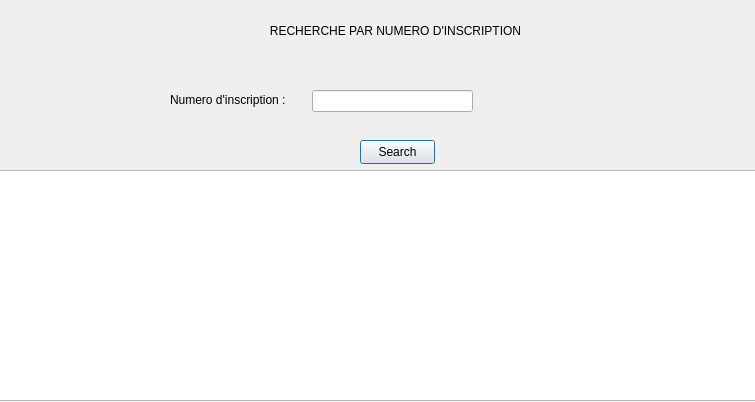
<?xml version="1.0" encoding="UTF-8"?>
<ui version="4.0">
 <class>Dialog</class>
 <widget class="QDialog" name="Dialog">
  <property name="geometry">
   <rect>
    <x>0</x>
    <y>0</y>
    <width>755</width>
    <height>402</height>
   </rect>
  </property>
  <property name="windowTitle">
   <string>Dialog</string>
  </property>
  <property name="styleSheet">
   <string notr="true">QProgressBar:horizontal {
    border: 1px solid #3A3939;
    text-align: center;
    padding: 1px;
    background: #201F1F;
}
QProgressBar::chunk:horizontal {
    background-color: qlineargradient(spread:reflect, x1:1, y1:0.545, x2:1, y2:0, stop:0 rgba(28, 66, 111, 255), stop:1 rgba(37, 87, 146, 255));
}

QToolTip
{
    border: 1px solid #3A3939;
    background-color: rgb(90, 102, 117);;
    color: white;
    padding: 1px;
    opacity: 200;
}

QWidget
{
    color: silver;
    background-color: #302F2F;
    selection-background-color:#3d8ec9;
    selection-color: black;
    background-clip: border;
    border-image: none;
    outline: 0;
}

QWidget:item:hover
{
    background-color: #78879b;
    color: black;
}

QWidget:item:selected
{
    background-color: #3d8ec9;
}

QCheckBox
{
    spacing: 5px;
    outline: none;
    color: #bbb;
    margin-bottom: 2px;
}

QCheckBox:disabled
{
    color: #777777;
}
QCheckBox::indicator,
QGroupBox::indicator
{
    width: 18px;
    height: 18px;
}
QGroupBox::indicator
{
    margin-left: 2px;
}

QCheckBox::indicator:unchecked,
QCheckBox::indicator:unchecked:hover,
QGroupBox::indicator:unchecked,
QGroupBox::indicator:unchecked:hover
{
    image: url(:/dark_blue/img/checkbox_unchecked.png);
}

QCheckBox::indicator:unchecked:focus,
QCheckBox::indicator:unchecked:pressed,
QGroupBox::indicator:unchecked:focus,
QGroupBox::indicator:unchecked:pressed
{
  border: none;
    image: url(:/dark_blue/img/checkbox_unchecked_focus.png);
}

QCheckBox::indicator:checked,
QCheckBox::indicator:checked:hover,
QGroupBox::indicator:checked,
QGroupBox::indicator:checked:hover
{
    image: url(:/dark_blue/img/checkbox_checked.png);
}

QCheckBox::indicator:checked:focus,
QCheckBox::indicator:checked:pressed,
QGroupBox::indicator:checked:focus,
QGroupBox::indicator:checked:pressed
{
  border: none;
    image: url(:/dark_blue/img/checkbox_checked_focus.png);
}

QCheckBox::indicator:indeterminate,
QCheckBox::indicator:indeterminate:hover,
QCheckBox::indicator:indeterminate:pressed
QGroupBox::indicator:indeterminate,
QGroupBox::indicator:indeterminate:hover,
QGroupBox::indicator:indeterminate:pressed
{
    image: url(:/dark_blue/img/checkbox_indeterminate.png);
}

QCheckBox::indicator:indeterminate:focus,
QGroupBox::indicator:indeterminate:focus
{
    image: url(:/dark_blue/img/checkbox_indeterminate_focus.png);
}

QCheckBox::indicator:checked:disabled,
QGroupBox::indicator:checked:disabled
{
    image: url(:/dark_blue/img/checkbox_checked_disabled.png);
}

QCheckBox::indicator:unchecked:disabled,
QGroupBox::indicator:unchecked:disabled
{
    image: url(:/dark_blue/img/checkbox_unchecked_disabled.png);
}

QRadioButton
{
    spacing: 5px;
    outline: none;
    color: #bbb;
    margin-bottom: 2px;
}

QRadioButton:disabled
{
    color: #777777;
}
QRadioButton::indicator
{
    width: 21px;
    height: 21px;
}

QRadioButton::indicator:unchecked,
QRadioButton::indicator:unchecked:hover
{
    image: url(:/dark_blue/img/radio_unchecked.png);
}

QRadioButton::indicator:unchecked:focus,
QRadioButton::indicator:unchecked:pressed
{
  border: none;
  outline: none;
    image: url(:/dark_blue/img/radio_unchecked_focus.png);
}

QRadioButton::indicator:checked,
QRadioButton::indicator:checked:hover
{
  border: none;
  outline: none;
    image: url(:/dark_blue/img/radio_checked.png);
}

QRadioButton::indicator:checked:focus,
QRadioButton::indicato::menu-arrowr:checked:pressed
{
  border: none;
  outline: none;
    image: url(:/dark_blue/img/radio_checked_focus.png);
}

QRadioButton::indicator:indeterminate,
QRadioButton::indicator:indeterminate:hover,
QRadioButton::indicator:indeterminate:pressed
{
        image: url(:/dark_blue/img/radio_indeterminate.png);
}

QRadioButton::indicator:checked:disabled
{
  outline: none;
  image: url(:/dark_blue/img/radio_checked_disabled.png);
}

QRadioButton::indicator:unchecked:disabled
{
    image: url(:/dark_blue/img/radio_unchecked_disabled.png);
}


QMenuBar
{
    background-color: #302F2F;
    color: silver;
}

QMenuBar::item
{
    background: transparent;
}

QMenuBar::item:selected
{
    background: transparent;
    border: 1px solid #3A3939;
}

QMenuBar::item:pressed
{
    border: 1px solid #3A3939;
    background-color: #3d8ec9;
    color: black;
    margin-bottom:-1px;
    padding-bottom:1px;
}

QMenu
{
    border: 1px solid #3A3939;
    color: silver;
    margin: 1px;
}

QMenu::icon
{
    margin: 1px;
}

QMenu::item
{
    padding: 2px 2px 2px 25px;
    margin-left: 5px;
    border: 1px solid transparent; /* reserve space for selection border */
}

QMenu::item:selected
{
    color: black;
}

QMenu::separator {
    height: 2px;
    background: lightblue;
    margin-left: 10px;
    margin-right: 5px;
}

QMenu::indicator {
    width: 16px;
    height: 16px;
}

/* non-exclusive indicator = check box style indicator
   (see QActionGroup::setExclusive) */
QMenu::indicator:non-exclusive:unchecked {
    image: url(:/dark_blue/img/checkbox_unchecked.png);
}

QMenu::indicator:non-exclusive:unchecked:selected {
    image: url(:/dark_blue/img/checkbox_unchecked_disabled.png);
}

QMenu::indicator:non-exclusive:checked {
    image: url(:/dark_blue/img/checkbox_checked.png);
}

QMenu::indicator:non-exclusive:checked:selected {
    image: url(:/dark_blue/img/checkbox_checked_disabled.png);
}

/* exclusive indicator = radio button style indicator (see QActionGroup::setExclusive) */
QMenu::indicator:exclusive:unchecked {
    image: url(:/dark_blue/img/radio_unchecked.png);
}

QMenu::indicator:exclusive:unchecked:selected {
    image: url(:/dark_blue/img/radio_unchecked_disabled.png);
}

QMenu::indicator:exclusive:checked {
    image: url(:/dark_blue/img/radio_checked.png);
}

QMenu::indicator:exclusive:checked:selected {
    image: url(:/dark_blue/img/radio_checked_disabled.png);
}

QMenu::right-arrow {
    margin: 5px;
    image: url(:/dark_blue/img/right_arrow.png)
}


QWidget:disabled
{
    color: #808080;
    background-color: #302F2F;
}

QAbstractItemView
{
    alternate-background-color: #3A3939;
    color: silver;
    border: 1px solid 3A3939;
    border-radius: 2px;
    padding: 1px;
}

QWidget:focus, QMenuBar:focus
{
    border: 1px solid #78879b;
}

QTabWidget:focus, QCheckBox:focus, QRadioButton:focus, QSlider:focus
{
    border: none;
}

QLineEdit
{
    background-color: #201F1F;
    padding: 2px;
    border-style: solid;
    border: 1px solid #3A3939;
    border-radius: 2px;
    color: silver;
}

QGroupBox {
    border:1px solid #3A3939;
    border-radius: 2px;
    margin-top: 20px;
    background-color: #302F2F;
    color: silver;
}

QGroupBox::title {
    subcontrol-origin: margin;
    subcontrol-position: top center;
    padding-left: 10px;
    padding-right: 10px;
    padding-top: 10px;
}

QAbstractScrollArea
{
    border-radius: 2px;
    border: 1px solid #3A3939;
    background-color: transparent;
}

QScrollBar:horizontal
{
    height: 15px;
    margin: 3px 15px 3px 15px;
    border: 1px transparent #2A2929;
    border-radius: 4px;
    background-color: #2A2929;
}

QScrollBar::handle:horizontal
{
    background-color: #605F5F;
    min-width: 5px;
    border-radius: 4px;
}

QScrollBar::add-line:horizontal
{
    margin: 0px 3px 0px 3px;
    border-image: url(:/dark_blue/img/right_arrow_disabled.png);
    width: 10px;
    height: 10px;
    subcontrol-position: right;
    subcontrol-origin: margin;
}

QScrollBar::sub-line:horizontal
{
    margin: 0px 3px 0px 3px;
    border-image: url(:/dark_blue/img/left_arrow_disabled.png);
    height: 10px;
    width: 10px;
    subcontrol-position: left;
    subcontrol-origin: margin;
}

QScrollBar::add-line:horizontal:hover,QScrollBar::add-line:horizontal:on
{
    border-image: url(:/dark_blue/img/right_arrow.png);
    height: 10px;
    width: 10px;
    subcontrol-position: right;
    subcontrol-origin: margin;
}


QScrollBar::sub-line:horizontal:hover, QScrollBar::sub-line:horizontal:on
{
    border-image: url(:/dark_blue/img/left_arrow.png);
    height: 10px;
    width: 10px;
    subcontrol-position: left;
    subcontrol-origin: margin;
}

QScrollBar::up-arrow:horizontal, QScrollBar::down-arrow:horizontal
{
    background: none;
}


QScrollBar::add-page:horizontal, QScrollBar::sub-page:horizontal
{
    background: none;
}

QScrollBar:vertical
{
    background-color: #2A2929;
    width: 15px;
    margin: 15px 3px 15px 3px;
    border: 1px transparent #2A2929;
    border-radius: 4px;
}

QScrollBar::handle:vertical
{
    background-color: #605F5F;
    min-height: 5px;
    border-radius: 4px;
}

QScrollBar::sub-line:vertical
{
    margin: 3px 0px 3px 0px;
    border-image: url(:/dark_blue/img/up_arrow_disabled.png);
    height: 10px;
    width: 10px;
    subcontrol-position: top;
    subcontrol-origin: margin;
}

QScrollBar::add-line:vertical
{
    margin: 3px 0px 3px 0px;
    border-image: url(:/dark_blue/img/down_arrow_disabled.png);
    height: 10px;
    width: 10px;
    subcontrol-position: bottom;
    subcontrol-origin: margin;
}

QScrollBar::sub-line:vertical:hover,QScrollBar::sub-line:vertical:on
{

    border-image: url(:/dark_blue/img/up_arrow.png);
    height: 10px;
    width: 10px;
    subcontrol-position: top;
    subcontrol-origin: margin;
}


QScrollBar::add-line:vertical:hover, QScrollBar::add-line:vertical:on
{
    border-image: url(:/dark_blue/img/down_arrow.png);
    height: 10px;
    width: 10px;
    subcontrol-position: bottom;
    subcontrol-origin: margin;
}

QScrollBar::up-arrow:vertical, QScrollBar::down-arrow:vertical
{
    background: none;
}


QScrollBar::add-page:vertical, QScrollBar::sub-page:vertical
{
    background: none;
}

QTextEdit
{
    background-color: #201F1F;
    color: silver;
    border: 1px solid #3A3939;
}

QPlainTextEdit
{
    background-color: #201F1F;;
    color: silver;
    border-radius: 2px;
    border: 1px solid #3A3939;
}

QHeaderView::section
{
    background-color: #3A3939;
    color: silver;
    padding-left: 4px;
    border: 1px solid #6c6c6c;
}

QSizeGrip {
    image: url(:/dark_blue/img/sizegrip.png);
    width: 12px;
    height: 12px;
}

QMainWindow
{
    background-color: #302F2F;

}

QMainWindow::separator
{
    background-color: #302F2F;
    color: white;
    padding-left: 4px;
    spacing: 2px;
    border: 1px dashed #3A3939;
}

QMainWindow::separator:hover
{

    background-color: #787876;
    color: white;
    padding-left: 4px;
    border: 1px solid #3A3939;
    spacing: 2px;
}


QMenu::separator
{
    height: 1px;
    background-color: #3A3939;
    color: white;
    padding-left: 4px;
    margin-left: 10px;
    margin-right: 5px;
}


QFrame
{
    border-radius: 2px;
    border: 1px solid #444;
}

QFrame[frameShape=&quot;0&quot;]
{
    border-radius: 2px;
    border: 1px transparent #444;
}

QStackedWidget
{
    background-color: #302F2F;
    border: 1px transparent black;
}

QToolBar {
    border: 1px transparent #393838;
    background: 1px solid #302F2F;
    font-weight: bold;
}

QToolBar::handle:horizontal {
    image: url(:/dark_blue/img/Hmovetoolbar.png);
}
QToolBar::handle:vertical {
    image: url(:/dark_blue/img/Vmovetoolbar.png);
}
QToolBar::separator:horizontal {
    image: url(:/dark_blue/img/Hsepartoolbar.png);
}
QToolBar::separator:vertical {
    image: url(:/dark_blue/img/Vsepartoolbars.png);
}

QPushButton
{
    color: silver;
    background-color: #302F2F;
    border-width: 2px;
    border-color: #4A4949;
    border-style: solid;
    padding-top: 2px;
    padding-bottom: 2px;
    padding-left: 10px;
    padding-right: 10px;
    border-radius: 4px;
    /* outline: none; */
    /* min-width: 40px; */
}

QPushButton:disabled
{
    background-color: #302F2F;
    border-width: 2px;
    border-color: #3A3939;
    border-style: solid;
    padding-top: 2px;
    padding-bottom: 2px;
    padding-left: 10px;
    padding-right: 10px;
    /*border-radius: 2px;*/
    color: #808080;
}

QPushButton:focus {
    background-color: #3d8ec9;
    color: white;
}

QComboBox
{
    selection-background-color: #3d8ec9;
    background-color: #201F1F;
    border-style: solid;
    border: 1px solid #3A3939;
    border-radius: 2px;
    padding: 2px;
    min-width: 75px;
}

QPushButton:checked{
    background-color: #4A4949;
    border-color: #6A6969;
}

QPushButton:hover {
    border: 2px solid #78879b;
    color: silver;
}

QComboBox:hover, QAbstractSpinBox:hover,QLineEdit:hover,QTextEdit:hover,QPlainTextEdit:hover,QAbstractView:hover,QTreeView:hover
{
    border: 1px solid #78879b;
    color: silver;
}

QComboBox:on
{
    background-color: #626873;
    padding-top: 3px;
    padding-left: 4px;
    selection-background-color: #4a4a4a;
}

QComboBox QAbstractItemView
{
    background-color: #201F1F;
    border-radius: 2px;
    border: 1px solid #444;
    selection-background-color: #3d8ec9;
    color: silver;
}

QComboBox::drop-down
{
    subcontrol-origin: padding;
    subcontrol-position: top right;
    width: 15px;

    border-left-width: 0px;
    border-left-color: darkgray;
    border-left-style: solid;
    border-top-right-radius: 3px;
    border-bottom-right-radius: 3px;
}

QComboBox::down-arrow
{
    image: url(:/dark_blue/img/down_arrow_disabled.png);
}

QComboBox::down-arrow:on, QComboBox::down-arrow:hover,
QComboBox::down-arrow:focus
{
    image: url(:/dark_blue/img/down_arrow.png);
}

QPushButton:pressed
{
    background-color: #484846;
}

QAbstractSpinBox {
    padding-top: 2px;
    padding-bottom: 2px;
    border: 1px solid #3A3939;
    background-color: #201F1F;
    color: silver;
    border-radius: 2px;
    min-width: 75px;
}

QAbstractSpinBox:up-button
{
    background-color: transparent;
    subcontrol-origin: border;
    subcontrol-position: top right;
}

QAbstractSpinBox:down-button
{
    background-color: transparent;
    subcontrol-origin: border;
    subcontrol-position: bottom right;
}

QAbstractSpinBox::up-arrow,QAbstractSpinBox::up-arrow:disabled,QAbstractSpinBox::up-arrow:off {
    image: url(:/dark_blue/img/up_arrow_disabled.png);
    width: 10px;
    height: 10px;
}
QAbstractSpinBox::up-arrow:hover
{
    image: url(:/dark_blue/img/up_arrow.png);
}


QAbstractSpinBox::down-arrow,QAbstractSpinBox::down-arrow:disabled,QAbstractSpinBox::down-arrow:off
{
    image: url(:/dark_blue/img/down_arrow_disabled.png);
    width: 10px;
    height: 10px;
}
QAbstractSpinBox::down-arrow:hover
{
    image: url(:/dark_blue/img/down_arrow.png);
}


QLabel
{
    border: 0px solid black;
}

QTabWidget{
    border: 1px transparent black;
}

QTabWidget::pane {
    border: 1px solid #444;
    border-radius: 3px;
    padding: 3px;
}

QTabBar
{
    qproperty-drawBase: 0;
    left: 5px; /* move to the right by 5px */
}

QTabBar:focus
{
    border: 0px transparent black;
}

QTabBar::close-button  {
    image: url(:/dark_blue/img/close.png);
    background: transparent;
}

QTabBar::close-button:hover
{
    image: url(:/dark_blue/img/close-hover.png);
    background: transparent;
}

QTabBar::close-button:pressed {
    image: url(:/dark_blue/img/close-pressed.png);
    background: transparent;
}

/* TOP TABS */
QTabBar::tab:top {
    color: #b1b1b1;
    border: 1px solid #4A4949;
    border-bottom: 1px transparent black;
    background-color: #302F2F;
    padding: 5px;
    border-top-left-radius: 2px;
    border-top-right-radius: 2px;
}

QTabBar::tab:top:!selected
{
    color: #b1b1b1;
    background-color: #201F1F;
    border: 1px transparent #4A4949;
    border-bottom: 1px transparent #4A4949;
    border-top-left-radius: 0px;
    border-top-right-radius: 0px;
}

QTabBar::tab:top:!selected:hover {
    background-color: #48576b;
}

/* BOTTOM TABS */
QTabBar::tab:bottom {
    color: #b1b1b1;
    border: 1px solid #4A4949;
    border-top: 1px transparent black;
    background-color: #302F2F;
    padding: 5px;
    border-bottom-left-radius: 2px;
    border-bottom-right-radius: 2px;
}

QTabBar::tab:bottom:!selected
{
    color: #b1b1b1;
    background-color: #201F1F;
    border: 1px transparent #4A4949;
    border-top: 1px transparent #4A4949;
    border-bottom-left-radius: 0px;
    border-bottom-right-radius: 0px;
}

QTabBar::tab:bottom:!selected:hover {
    background-color: #78879b;
}

/* LEFT TABS */
QTabBar::tab:left {
    color: #b1b1b1;
    border: 1px solid #4A4949;
    border-left: 1px transparent black;
    background-color: #302F2F;
    padding: 5px;
    border-top-right-radius: 2px;
    border-bottom-right-radius: 2px;
}

QTabBar::tab:left:!selected
{
    color: #b1b1b1;
    background-color: #201F1F;
    border: 1px transparent #4A4949;
    border-right: 1px transparent #4A4949;
    border-top-right-radius: 0px;
    border-bottom-right-radius: 0px;
}

QTabBar::tab:left:!selected:hover {
    background-color: #48576b;
}


/* RIGHT TABS */
QTabBar::tab:right {
    color: #b1b1b1;
    border: 1px solid #4A4949;
    border-right: 1px transparent black;
    background-color: #302F2F;
    padding: 5px;
    border-top-left-radius: 2px;
    border-bottom-left-radius: 2px;
}

QTabBar::tab:right:!selected
{
    color: #b1b1b1;
    background-color: #201F1F;
    border: 1px transparent #4A4949;
    border-right: 1px transparent #4A4949;
    border-top-left-radius: 0px;
    border-bottom-left-radius: 0px;
}

QTabBar::tab:right:!selected:hover {
    background-color: #48576b;
}

QTabBar QToolButton::right-arrow:enabled {
     image: url(:/dark_blue/img/right_arrow.png);
 }

 QTabBar QToolButton::left-arrow:enabled {
     image: url(:/dark_blue/img/left_arrow.png);
 }

QTabBar QToolButton::right-arrow:disabled {
     image: url(:/dark_blue/img/right_arrow_disabled.png);
 }

 QTabBar QToolButton::left-arrow:disabled {
     image: url(:/dark_blue/img/left_arrow_disabled.png);
 }


QDockWidget {
    border: 1px solid #403F3F;
    titlebar-close-icon: url(:/dark_blue/img/close.png);
    titlebar-normal-icon: url(:/dark_blue/img/undock.png);
}

QDockWidget::close-button, QDockWidget::float-button {
    border: 1px solid transparent;
    border-radius: 2px;
    background: transparent;
}

QDockWidget::close-button:hover, QDockWidget::float-button:hover {
    background: rgba(255, 255, 255, 10);
}

QDockWidget::close-button:pressed, QDockWidget::float-button:pressed {
    padding: 1px -1px -1px 1px;
    background: rgba(255, 255, 255, 10);
}

QTreeView, QListView, QTextBrowser, AtLineEdit, AtLineEdit::hover {
    border: 1px solid #444;
    background-color: silver;
    border-radius: 3px;
    margin-left: 3px;
    color: black;
}

QTreeView:branch:selected, QTreeView:branch:hover {
    background: url(:/dark_blue/img/transparent.png);
}

QTreeView::branch:has-siblings:!adjoins-item {
    border-image: url(:/dark_blue/img/transparent.png);
}

QTreeView::branch:has-siblings:adjoins-item {
    border-image: url(:/dark_blue/img/transparent.png);
}

QTreeView::branch:!has-children:!has-siblings:adjoins-item {
    border-image: url(:/dark_blue/img/transparent.png);
}

QTreeView::branch:has-children:!has-siblings:closed,
QTreeView::branch:closed:has-children:has-siblings {
    image: url(:/dark_blue/img/branch_closed.png);
}

QTreeView::branch:open:has-children:!has-siblings,
QTreeView::branch:open:has-children:has-siblings  {
    image: url(:/dark_blue/img/branch_open.png);
}

QTreeView::branch:has-children:!has-siblings:closed:hover,
QTreeView::branch:closed:has-children:has-siblings:hover {
    image: url(:/dark_blue/img/branch_closed-on.png);
    }

QTreeView::branch:open:has-children:!has-siblings:hover,
QTreeView::branch:open:has-children:has-siblings:hover  {
    image: url(:/dark_blue/img/branch_open-on.png);
    }

QListView::item:!selected:hover, QListView::item:!selected:hover, QTreeView::item:!selected:hover  {
    background: rgba(0, 0, 0, 0);
    outline: 0;
    color: #FFFFFF
}

QListView::item:selected:hover, QListView::item:selected:hover, QTreeView::item:selected:hover  {
    background: #3d8ec9;
    color: #FFFFFF;
}

QSlider::groove:horizontal {
    border: 1px solid #3A3939;
    height: 8px;
    background: #201F1F;
    margin: 2px 0;
    border-radius: 2px;
}

QSlider::handle:horizontal {
    background: QLinearGradient( x1: 0, y1: 0, x2: 0, y2: 1,
      stop: 0.0 silver, stop: 0.2 #a8a8a8, stop: 1 #727272);
    border: 1px solid #3A3939;
    width: 14px;
    height: 14px;
    margin: -4px 0;
    border-radius: 2px;
}

QSlider::groove:vertical {
    border: 1px solid #3A3939;
    width: 8px;
    background: #201F1F;
    margin: 0 0px;
    border-radius: 2px;
}

QSlider::handle:vertical {
    background: QLinearGradient( x1: 0, y1: 0, x2: 0, y2: 1, stop: 0.0 silver,
    stop: 0.2 #a8a8a8, stop: 1 #727272);
    border: 1px solid #3A3939;
    width: 14px;
    height: 14px;
    margin: 0 -4px;
    border-radius: 2px;
}

QToolButton {
    /*  background-color: transparent; */
    border: 2px transparent #4A4949;
    border-radius: 4px;
    background-color: dimgray;
    margin: 2px;
    padding: 2px;
}

QToolButton[popupMode=&quot;1&quot;] { /* only for MenuButtonPopup */
 padding-right: 20px; /* make way for the popup button */
 border: 2px transparent #4A4949;
 border-radius: 4px;
}

QToolButton[popupMode=&quot;2&quot;] { /* only for InstantPopup */
 padding-right: 10px; /* make way for the popup button */
 border: 2px transparent #4A4949;
}


QToolButton:hover, QToolButton::menu-button:hover {
    border: 2px solid #78879b;
}

QToolButton:checked, QToolButton:pressed,
    QToolButton::menu-button:pressed {
    background-color: #4A4949;
    border: 2px solid #78879b;
}

/* the subcontrol below is used only in the InstantPopup or DelayedPopup mode */
QToolButton::menu-indicator {
    image: url(:/dark_blue/img/down_arrow.png);
    top: -7px; left: -2px; /* shift it a bit */
}

/* the subcontrols below are used only in the MenuButtonPopup mode */
QToolButton::menu-button {
    border: 1px transparent #4A4949;
    border-top-right-radius: 6px;
    border-bottom-right-radius: 6px;
    /* 16px width + 4px for border = 20px allocated above */
    width: 16px;
    outline: none;
}

QToolButton::menu-arrow {
    image: url(:/dark_blue/img/down_arrow.png);
}

QToolButton::menu-arrow:open {
    top: 1px; left: 1px; /* shift it a bit */
    border: 1px solid #3A3939;
}

QPushButton::menu-indicator  {
    subcontrol-origin: padding;
    subcontrol-position: bottom right;
    left: 4px;
}

QTableView
{
    border: 1px solid #444;
    gridline-color: #6c6c6c;
    background-color: #201F1F;
}


QTableView, QHeaderView
{
    border-radius: 0px;
}

QTableView::item:pressed, QListView::item:pressed, QTreeView::item:pressed  {
    background: #78879b;
    color: #FFFFFF;
}

QTableView::item:selected:active, QTreeView::item:selected:active, QListView::item:selected:active  {
    background: #3d8ec9;
    color: #FFFFFF;
}


QHeaderView
{
    border: 1px transparent;
    border-radius: 2px;
    margin: 0px;
    padding: 0px;
}

QHeaderView::section  {
    background-color: #3A3939;
    color: silver;
    padding: 4px;
    border: 1px solid #6c6c6c;
    border-radius: 0px;
    text-align: center;
}

QHeaderView::section::vertical::first, QHeaderView::section::vertical::only-one
{
    border-top: 1px solid #6c6c6c;
}

QHeaderView::section::vertical
{
    border-top: transparent;
}

QHeaderView::section::horizontal::first, QHeaderView::section::horizontal::only-one
{
    border-left: 1px solid #6c6c6c;
}

QHeaderView::section::horizontal
{
    border-left: transparent;
}


QHeaderView::section:checked
 {
    color: white;
    background-color: #5A5959;
 }

 /* style the sort indicator */
QHeaderView::down-arrow {
    image: url(:/dark_blue/img/down_arrow.png);
}

QHeaderView::up-arrow {
    image: url(:/dark_blue/img/up_arrow.png);
}


QTableCornerButton::section {
    background-color: #3A3939;
    border: 1px solid #3A3939;
    border-radius: 2px;
}

QToolBox  {
    padding: 3px;
    border: 1px transparent black;
}

QToolBox::tab {
    color: #b1b1b1;
    background-color: #302F2F;
    border: 1px solid #4A4949;
    border-bottom: 1px transparent #302F2F;
    border-top-left-radius: 5px;
    border-top-right-radius: 5px;
}

 QToolBox::tab:selected { /* italicize selected tabs */
    font: italic;
    background-color: #302F2F;
    border-color: #3d8ec9;
 }

QStatusBar::item {
    border: 1px solid #3A3939;
    border-radius: 2px;
 }


QFrame[height=&quot;3&quot;], QFrame[width=&quot;3&quot;] {
    background-color: #AAA;
}


QSplitter::handle {
    border: 1px dashed #3A3939;
}

QSplitter::handle:hover {
    background-color: #787876;
    border: 1px solid #3A3939;
}

QSplitter::handle:horizontal {
    width: 1px;
}

QSplitter::handle:vertical {
    height: 1px;
}

QListWidget {
    background-color: silver;
    border-radius: 5px;
    margin-left: 5px;
}

QListWidget::item {
    color: black;
}

QMessageBox {
    messagebox-critical-icon	: url(:/dark_blue/img/critical.png);
    messagebox-information-icon	: url(:/dark_blue/img/information.png);
    messagebox-question-icon	: url(:/dark_blue/img/question.png);
    messagebox-warning-icon:    : url(:/dark_blue/img/warning.png);
}

ColorButton::enabled {
    border-radius: 0px;
    border: 1px solid #444444;
}

ColorButton::disabled {
    border-radius: 0px;
    border: 1px solid #AAAAAA;
}</string>
  </property>
  <widget class="QTableView" name="tableView">
   <property name="geometry">
    <rect>
     <x>-5</x>
     <y>170</y>
     <width>761</width>
     <height>231</height>
    </rect>
   </property>
   <property name="styleSheet">
    <string notr="true"/>
   </property>
  </widget>
  <widget class="QLabel" name="label">
   <property name="geometry">
    <rect>
     <x>250</x>
     <y>20</y>
     <width>291</width>
     <height>21</height>
    </rect>
   </property>
   <property name="styleSheet">
    <string notr="true"/>
   </property>
   <property name="text">
    <string>RECHERCHE PAR NUMERO D'INSCRIPTION</string>
   </property>
   <property name="alignment">
    <set>Qt::AlignCenter</set>
   </property>
  </widget>
  <widget class="QLineEdit" name="lineEdit">
   <property name="geometry">
    <rect>
     <x>312</x>
     <y>90</y>
     <width>161</width>
     <height>22</height>
    </rect>
   </property>
   <property name="styleSheet">
    <string notr="true"/>
   </property>
   <property name="text">
    <string/>
   </property>
  </widget>
  <widget class="QLabel" name="label_2">
   <property name="geometry">
    <rect>
     <x>170</x>
     <y>90</y>
     <width>141</width>
     <height>20</height>
    </rect>
   </property>
   <property name="styleSheet">
    <string notr="true"/>
   </property>
   <property name="text">
    <string>Numero d'inscription :</string>
   </property>
  </widget>
  <widget class="QPushButton" name="pushButton">
   <property name="geometry">
    <rect>
     <x>360</x>
     <y>140</y>
     <width>75</width>
     <height>24</height>
    </rect>
   </property>
   <property name="styleSheet">
    <string notr="true"/>
   </property>
   <property name="text">
    <string>Search</string>
   </property>
  </widget>
 </widget>
 <resources/>
 <connections/>
</ui>
